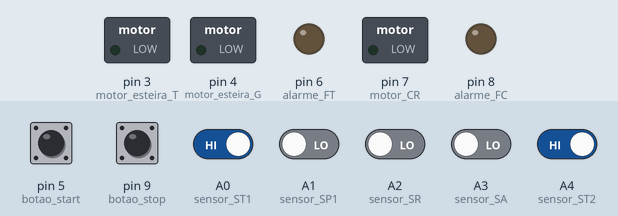
A sketch run on a simulated Arduino Uno, built with avr-gcc and run on an emulated ATmega328P. Shown: switched loads named in the sketch (green lamp = pin HIGH), output pins drawn as LEDs (lit = HIGH). Inputs (shaded band) come from the test bench; at power-on: A0 (sensor_ST1), A4 (sensor_ST2), pin 5 (botao_start), pin 9 (botao_stop) HIGH, A1 (sensor_SP1), A2 (sensor_SR), A3 (sensor_SA) LOW.

Above: at 1.2 s.
1.3 s: pin 5 (botao_start) pulled LOW for 0.15 s
At 1.9 s:
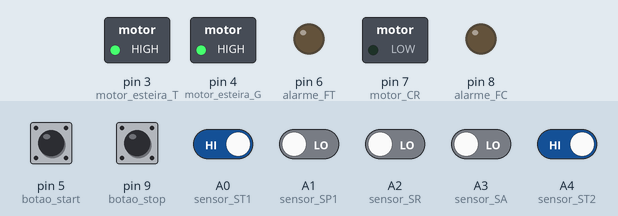
2.9 s: A1 (sensor_SP1) driven HIGH
At 4.3 s:
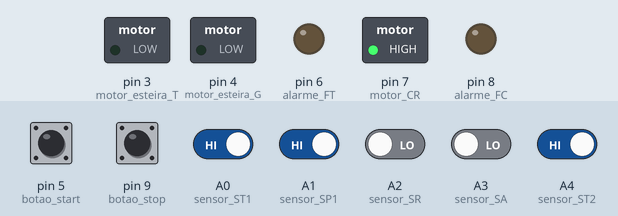
5.9 s: A0 (sensor_ST1) driven LOW
At 7.3 s:
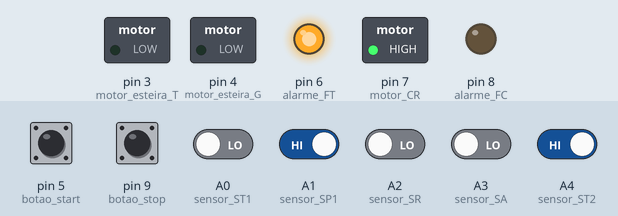
8.9 s: pin 9 (botao_stop) pulled LOW for 0.15 s
At 10.1 s:
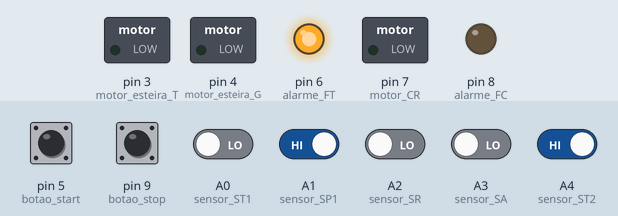
Timing chart, 0 to 11.5 s (numbered marks = the images above; inputs shaded):
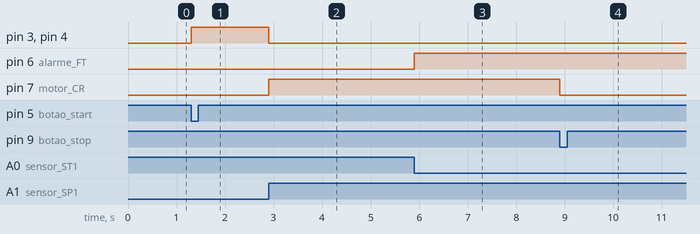

Measured:
- after the input at 1.3 s, pin 3 (motor_esteira_T), pin 4 (motor_esteira_G): LOW → HIGH at once
- after the input at 2.9 s, pin 3 (motor_esteira_T), pin 4 (motor_esteira_G): HIGH → LOW at once; pin 7 (motor_CR): LOW → HIGH at once
- after the input at 5.9 s, pin 6 (alarme_FT): LOW → HIGH at once
- after the input at 8.9 s, pin 7 (motor_CR): HIGH → LOW at once

The sketch:

coramento_de_tampinhas.ino
```cpp
int botao_start = 5;
int botao_stop = 9;

int motor_esteira_T = 3;
int motor_esteira_G = 4;

int motor_CR = 7;

int alarme_FT = 6;

int sensor_ST1 = A0;
int sensor_SP1 = A1;

int sensor_SR = A2;
int sensor_SA = A3;

int sensor_ST2 = A4;

int alarme_FC = 8;

int contador = 0;

unsigned long tempo_anterior = 0;
int intervalo = 2000;

int estado = 0;

bool erro1 = 0;
bool erro2 = 0;

void setup() {
  pinMode(botao_start, INPUT_PULLUP);
  pinMode(botao_stop, INPUT_PULLUP);

  pinMode(motor_esteira_T, OUTPUT);
  pinMode(motor_esteira_G, OUTPUT);

  pinMode(motor_CR, OUTPUT);

  pinMode(alarme_FT, OUTPUT);
  pinMode(alarme_FC, OUTPUT);

  pinMode(sensor_ST1, INPUT);
  pinMode(sensor_SP1, INPUT);

  pinMode(sensor_SR, INPUT);
  pinMode(sensor_SA, INPUT);

  pinMode(sensor_ST2, INPUT);
}

void loop() {
  unsigned long tempo = millis();

  int botao_startl = digitalRead(botao_start);
  int botao_stopl = digitalRead(botao_stop);

  int sensor_ST1l = digitalRead(sensor_ST1);
  int sensor_SP1l = digitalRead(sensor_SP1);
  int sensor_SRl = digitalRead(sensor_SR);
  int sensor_SAl = digitalRead(sensor_SA);
  int sensor_ST2l = digitalRead(sensor_ST2);

  if(sensor_ST1l == 0 && erro1 == 0){
    erro1 = 1;
  }

  if(erro1 == 1){
    digitalWrite(alarme_FT, HIGH);
    digitalWrite(motor_esteira_T, LOW);
    digitalWrite(motor_esteira_G, LOW);
  } else {
    digitalWrite(alarme_FT, LOW);
  }

  if(botao_startl == LOW && erro1 == 0){
    estado = 1;
  }

  if(botao_stopl == LOW){
    estado = 0;
    digitalWrite(motor_esteira_T, LOW);
    digitalWrite(motor_esteira_G, LOW);
    digitalWrite(motor_CR, LOW);
  }

  if(estado == 1){
    digitalWrite(motor_esteira_T, HIGH);
    digitalWrite(motor_esteira_G, HIGH);

    if(sensor_SP1l == 1){
      estado = 2;
    }
  }

  if(estado == 2){
    if (tempo_anterior == 0) {
      tempo_anterior = tempo;
    }

    digitalWrite(motor_esteira_T, LOW);
    digitalWrite(motor_esteira_G, LOW);
    digitalWrite(motor_CR, HIGH);

    if(tempo - tempo_anterior >= intervalo){
      digitalWrite(motor_CR, LOW);
      tempo_anterior = 0;
      estado = 3;
    }
  }

  if(estado == 3){
    if(sensor_ST2l == 0){
      digitalWrite(alarme_FC, HIGH);
      digitalWrite(motor_esteira_T, LOW);
      digitalWrite(motor_esteira_G, LOW);
      erro2 = 1;
    } else {
      digitalWrite(alarme_FC, LOW);
      contador++;
      digitalWrite(motor_esteira_T, HIGH);
      digitalWrite(motor_esteira_G, HIGH);
      estado = 1;
    }
  }

  if(erro2 == 1 && botao_startl == LOW){
    erro2 = 0;
    digitalWrite(alarme_FC, LOW);
    estado = 1;
  }

  if(contador >= 24){
    digitalWrite(motor_esteira_T, LOW);
    digitalWrite(motor_esteira_G, LOW);
    estado = 4;
  }

  if(estado == 4 && botao_startl == LOW){
    contador = 0;
    estado = 1;
  }
}
```
